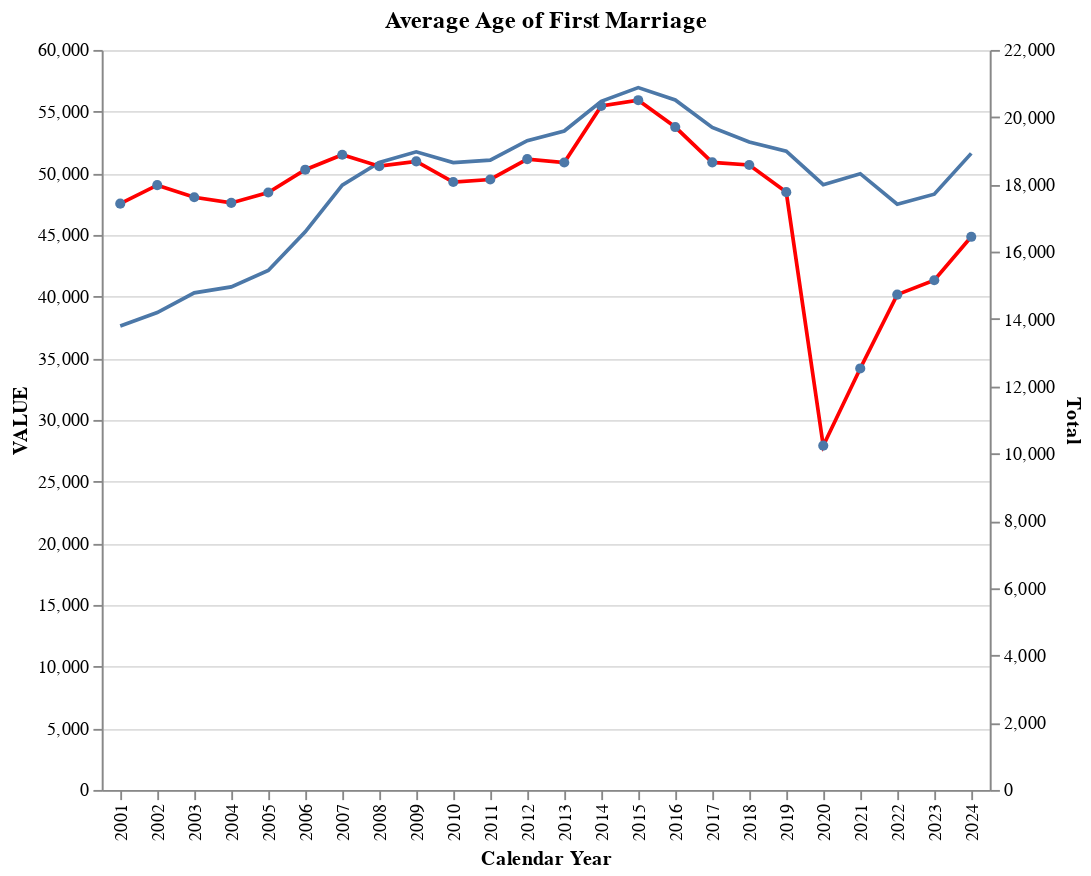

The cell this chart's notebook holds for it:
### Code cell
combined = alt.layer(
    total_newborns_chart,
    annual_marriages_chart
).resolve_scale(
    y='independent'
)
combined

### Figure 1 — Vega-Lite specification as saved in the notebook (floating-point values rounded to 4 significant figures)
{"config": {"view": {"continuousWidth": 300, "continuousHeight": 300}}, "layer": [{"data": {"name": "data-b680b2cf42f2bbc6f70c6469e6ee0814"}, "mark": {"type": "line"}, "encoding": {"x": {"field": "REF_DATE", "type": "ordinal"}, "y": {"field": "VALUE", "type": "quantitative"}}, "name": "view_11", "title": "Average Age of First Marriage"}, {"data": {"name": "data-a102b386745ae8b0d8076bc80b3f68e1"}, "mark": {"type": "line", "color": "red", "point": true}, "encoding": {"x": {"field": "Calendar Year", "title": "Calendar Year", "type": "ordinal"}, "y": {"field": "Total", "title": "Total", "type": "quantitative"}}, "name": "view_12", "title": "First Marriages per Year"}], "height": 400, "params": [{"name": "param_49", "select": {"type": "interval", "encodings": ["x", "y"]}, "bind": "scales", "views": ["view_11"]}, {"name": "param_45", "select": {"type": "interval", "encodings": ["x", "y"]}, "bind": "scales", "views": ["view_12"]}], "resolve": {"scale": {"y": "independent"}}, "width": "container", "$schema": "https://vega.github.io/schema/vega-lite/v5.8.0.json", "datasets": {"data-b680b2cf42f2bbc6f70c6469e6ee0814": [{"REF_DATE": 2001, "VALUE": 37630.0}, {"REF_DATE": 2002, "VALUE": 38710.0}, {"REF_DATE": 2003, "VALUE": 40310.0}, {"REF_DATE": 2004, "VALUE": 40790.0}, {"REF_DATE": 2005, "VALUE": 42120.0}, {"REF_DATE": 2006, "VALUE": 45250.0}, {"REF_DATE": 2007, "VALUE": 49040.0}, {"REF_DATE": 2008, "VALUE": 50870.0}, {"REF_DATE": 2009, "VALUE": 51740.0}, {"REF_DATE": 2010, "VALUE": 50870.0}, {"REF_DATE": 2011, "VALUE": 51060.0}, {"REF_DATE": 2012, "VALUE": 52650.0}, {"REF_DATE": 2013, "VALUE": 53430.0}, {"REF_DATE": 2014, "VALUE": 55840.0}, {"REF_DATE": 2015, "VALUE": 56950.0}, {"REF_DATE": 2016, "VALUE": 55950.0}, {"REF_DATE": 2017, "VALUE": 53720.0}, {"REF_DATE": 2018, "VALUE": 52530.0}, {"REF_DATE": 2019, "VALUE": 51800.0}, {"REF_DATE": 2020, "VALUE": 49070.0}, {"REF_DATE": 2021, "VALUE": 49970.0}, {"REF_DATE": 2022, "VALUE": 47490.0}, {"REF_DATE": 2023, "VALUE": 48300.0}, {"REF_DATE": 2024, "VALUE": 51610.0}], "data-a102b386745ae8b0d8076bc80b3f68e1": [{"Calendar Year": 2001, "Total": 17431}, {"Calendar Year": 2002, "Total": 17981}, {"Calendar Year": 2003, "Total": 17622}, {"Calendar Year": 2004, "Total": 17452}, {"Calendar Year": 2005, "Total": 17762}, {"Calendar Year": 2006, "Total": 18440}, {"Calendar Year": 2007, "Total": 18885}, {"Calendar Year": 2008, "Total": 18544}, {"Calendar Year": 2009, "Total": 18686}, {"Calendar Year": 2010, "Total": 18073}, {"Calendar Year": 2011, "Total": 18149}, {"Calendar Year": 2012, "Total": 18756}, {"Calendar Year": 2013, "Total": 18654}, {"Calendar Year": 2014, "Total": 20333}, {"Calendar Year": 2015, "Total": 20506}, {"Calendar Year": 2016, "Total": 19708}, {"Calendar Year": 2017, "Total": 18659}, {"Calendar Year": 2018, "Total": 18580}, {"Calendar Year": 2019, "Total": 17773}, {"Calendar Year": 2020, "Total": 10235}, {"Calendar Year": 2021, "Total": 12531}, {"Calendar Year": 2022, "Total": 14726}, {"Calendar Year": 2023, "Total": 15152}, {"Calendar Year": 2024, "Total": 16445}]}}
